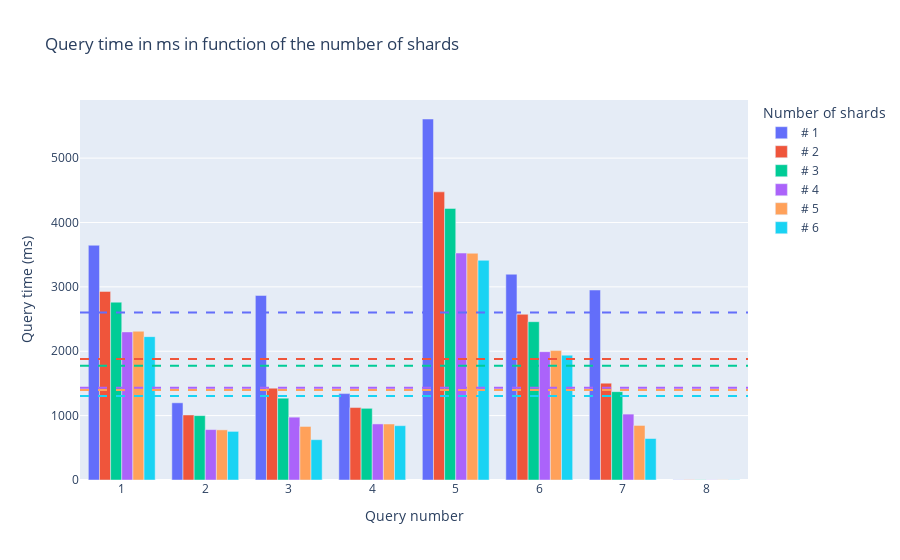

Notebook cell for this chart:
### Code cell
# Plot the results as a side by side bar chart
# Set fig size
plt.rcParams['figure.figsize'] = [20, 15]
fig = px.bar(df, x="query_number", y=cols_to_plot, barmode='group', title='Query time in ms in function of the number of shards')

# Add a horizontal line to show the average query time for each shard with a new color every time
for i in range(len(cols_to_plot)):
    color = fig.data[i].marker.color # Get the name of the color
    fig.add_hline(y=df[cols_to_plot[i]].mean(), line_dash="dash", line_color=color)
    
# Add a legend to the plot and make it say '1 shard', 2 shards', etc.
fig.update_layout(legend_title_text='Number of shards')
fig.for_each_trace(lambda trace: trace.update(name=trace.name.replace("avg_runtime_no_outliers", "# ")))

# Label the y axis
fig.update_yaxes(title_text="Query time (ms)")

# Label the x axis
fig.update_xaxes(title_text="Query number")

fig.show()

### Figure 1 — Plotly figure (JSON) as saved in the notebook; plotly's stock layout.template omitted (floating-point values rounded to 4 significant figures)
{"data": [{"alignmentgroup": "True", "hovertemplate": "variable=avg_runtime_no_outliers1<br>query_number=%{x}<br>value=%{y}<extra></extra>", "legendgroup": "avg_runtime_no_outliers1", "marker": {"color": "#636efa", "pattern": {"shape": ""}}, "name": "# 1", "offsetgroup": "avg_runtime_no_outliers1", "orientation": "v", "showlegend": true, "textposition": "auto", "type": "bar", "x": [1, 2, 3, 4, 5, 6, 7, 8], "xaxis": "x", "y": [3646.0, 1199.0, 2867.0, 1342, 5608.0, 3196.0, 2951.0, 3], "yaxis": "y"}, {"alignmentgroup": "True", "hovertemplate": "variable=avg_runtime_no_outliers2<br>query_number=%{x}<br>value=%{y}<extra></extra>", "legendgroup": "avg_runtime_no_outliers2", "marker": {"color": "#EF553B", "pattern": {"shape": ""}}, "name": "# 2", "offsetgroup": "avg_runtime_no_outliers2", "orientation": "v", "showlegend": true, "textposition": "auto", "type": "bar", "x": [1, 2, 3, 4, 5, 6, 7, 8], "xaxis": "x", "y": [2929.0, 1010.0, 1427, 1125.0, 4476.0, 2574.0, 1505.0, 3.625], "yaxis": "y"}, {"alignmentgroup": "True", "hovertemplate": "variable=avg_runtime_no_outliers3<br>query_number=%{x}<br>value=%{y}<extra></extra>", "legendgroup": "avg_runtime_no_outliers3", "marker": {"color": "#00cc96", "pattern": {"shape": ""}}, "name": "# 3", "offsetgroup": "avg_runtime_no_outliers3", "orientation": "v", "showlegend": true, "textposition": "auto", "type": "bar", "x": [1, 2, 3, 4, 5, 6, 7, 8], "xaxis": "x", "y": [2762.0, 1000, 1271.0, 1114.0, 4219.0, 2459.0, 1372.0, 3.375], "yaxis": "y"}, {"alignmentgroup": "True", "hovertemplate": "variable=avg_runtime_no_outliers4<br>query_number=%{x}<br>value=%{y}<extra></extra>", "legendgroup": "avg_runtime_no_outliers4", "marker": {"color": "#ab63fa", "pattern": {"shape": ""}}, "name": "# 4", "offsetgroup": "avg_runtime_no_outliers4", "orientation": "v", "showlegend": true, "textposition": "auto", "type": "bar", "x": [1, 2, 3, 4, 5, 6, 7, 8], "xaxis": "x", "y": [2300.0, 783, 976.1, 871, 3525.0, 1993.0, 1024.0, 3], "yaxis": "y"}, {"alignmentgroup": "True", "hovertemplate": "variable=avg_runtime_no_outliers5<br>query_number=%{x}<br>value=%{y}<extra></extra>", "legendgroup": "avg_runtime_no_outliers5", "marker": {"color": "#FFA15A", "pattern": {"shape": ""}}, "name": "# 5", "offsetgroup": "avg_runtime_no_outliers5", "orientation": "v", "showlegend": true, "textposition": "auto", "type": "bar", "x": [1, 2, 3, 4, 5, 6, 7, 8], "xaxis": "x", "y": [2310.0, 778.9, 831.8, 869.9, 3522.0, 2010.0, 847.4, 3.125], "yaxis": "y"}, {"alignmentgroup": "True", "hovertemplate": "variable=avg_runtime_no_outliers6<br>query_number=%{x}<br>value=%{y}<extra></extra>", "legendgroup": "avg_runtime_no_outliers6", "marker": {"color": "#19d3f3", "pattern": {"shape": ""}}, "name": "# 6", "offsetgroup": "avg_runtime_no_outliers6", "orientation": "v", "showlegend": true, "textposition": "auto", "type": "bar", "x": [1, 2, 3, 4, 5, 6, 7, 8], "xaxis": "x", "y": [2227, 755.1, 626.4, 843.8, 3412, 1940.0, 644.2, 3], "yaxis": "y"}], "layout": {"barmode": "group", "legend": {"title": {"text": "Number of shards"}, "tracegroupgap": 0}, "shapes": [{"line": {"color": "#636efa", "dash": "dash"}, "type": "line", "x0": 0, "x1": 1, "xref": "x domain", "y0": 2602.0, "y1": 2602.0, "yref": "y"}, {"line": {"color": "#EF553B", "dash": "dash"}, "type": "line", "x0": 0, "x1": 1, "xref": "x domain", "y0": 1881.0, "y1": 1881.0, "yref": "y"}, {"line": {"color": "#00cc96", "dash": "dash"}, "type": "line", "x0": 0, "x1": 1, "xref": "x domain", "y0": 1775.0, "y1": 1775.0, "yref": "y"}, {"line": {"color": "#ab63fa", "dash": "dash"}, "type": "line", "x0": 0, "x1": 1, "xref": "x domain", "y0": 1434.0, "y1": 1434.0, "yref": "y"}, {"line": {"color": "#FFA15A", "dash": "dash"}, "type": "line", "x0": 0, "x1": 1, "xref": "x domain", "y0": 1397.0, "y1": 1397.0, "yref": "y"}, {"line": {"color": "#19d3f3", "dash": "dash"}, "type": "line", "x0": 0, "x1": 1, "xref": "x domain", "y0": 1306.0, "y1": 1306.0, "yref": "y"}], "title": {"text": "Query time in ms in function of the number of shards"}, "xaxis": {"anchor": "y", "domain": [0, 1], "title": {"text": "Query number"}}, "yaxis": {"anchor": "x", "domain": [0, 1], "title": {"text": "Query time (ms)"}}}}
